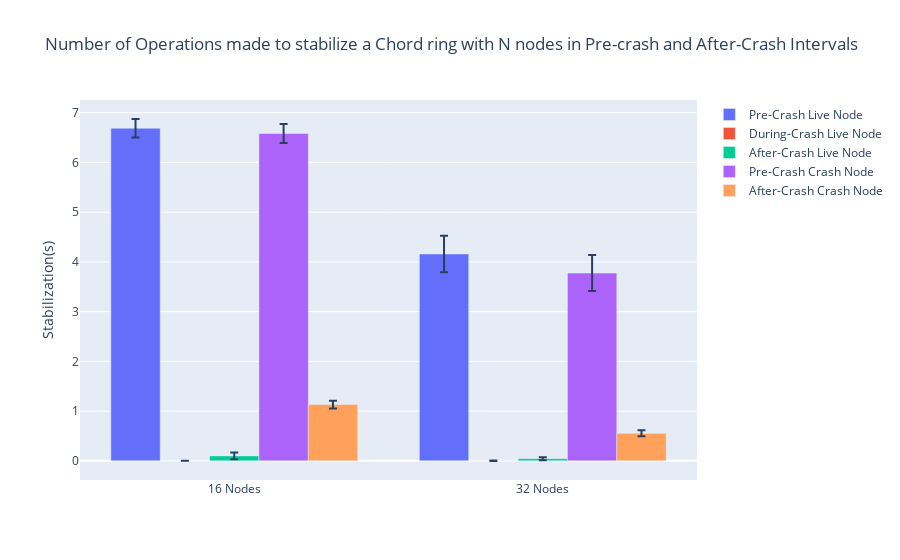

Notebook source saved alongside this figure:
### Code cell
import plotly.graph_objects as go

fig = go.Figure()
fig.add_trace(go.Bar(
    name=f'Pre-Crash Live Node',
    x=['16 Nodes','32 Nodes'], y=[mean_confidence_interval(exp_2_ops_data[i]['live']['pre-crash']) for i in [16,32]],
    error_y=dict(type='data', array=[bound_confidence_interval(exp_2_ops_data[i]['live']['pre-crash']) for i in [16,32]])
))
fig.add_trace(go.Bar(
    name=f'During-Crash Live Node',
    x=['16 Nodes','32 Nodes'], y=[mean_confidence_interval(exp_2_ops_data[i]['live']['during-crash']) for i in [16,32]],
    error_y=dict(type='data', array=[bound_confidence_interval(exp_2_ops_data[i]['live']['during-crash']) for i in [16,32]])
))
fig.add_trace(go.Bar(
    name=f'After-Crash Live Node',
    x=['16 Nodes','32 Nodes'], y=[mean_confidence_interval(exp_2_ops_data[i]['live']['after-crash']) for i in [16,32]],
    error_y=dict(type='data', array=[bound_confidence_interval(exp_2_ops_data[i]['live']['after-crash']) for i in [16,32]])
))
fig.add_trace(go.Bar(
    name=f'Pre-Crash Crash Node',
    x=['16 Nodes','32 Nodes'], y=[mean_confidence_interval(exp_2_ops_data[i]['crash']['pre-crash']) for i in [16,32]],
    error_y=dict(type='data', array=[bound_confidence_interval(exp_2_ops_data[i]['crash']['pre-crash']) for i in [16,32]])
))
fig.add_trace(go.Bar(
    name=f'After-Crash Crash Node',
    x=['16 Nodes','32 Nodes'], y=[mean_confidence_interval(exp_2_ops_data[i]['crash']['after-crash']) for i in [16,32]],
    error_y=dict(type='data', array=[bound_confidence_interval(exp_2_ops_data[i]['crash']['after-crash']) for i in [16,32]])
))
fig.update_layout(title="Number of Operations made to stabilize a Chord ring with N nodes in Pre-crash and After-Crash Intervals",barmode='group',yaxis_title="Stabilization(s)",)
fig.show()

### Figure 1 — Plotly figure (JSON) as saved in the notebook; plotly's stock layout.template omitted (floating-point values rounded to 4 significant figures)
{"data": [{"error_y": {"array": [0.1855, 0.3683], "type": "data"}, "name": "Pre-Crash Live Node", "type": "bar", "x": ["16 Nodes", "32 Nodes"], "y": [6.688, 4.159]}, {"error_y": {"array": [0, 0.006148], "type": "data"}, "name": "During-Crash Live Node", "type": "bar", "x": ["16 Nodes", "32 Nodes"], "y": [0, 0.003125]}, {"error_y": {"array": [0.06827, 0.03103], "type": "data"}, "name": "After-Crash Live Node", "type": "bar", "x": ["16 Nodes", "32 Nodes"], "y": [0.1, 0.04375]}, {"error_y": {"array": [0.1898, 0.3625], "type": "data"}, "name": "Pre-Crash Crash Node", "type": "bar", "x": ["16 Nodes", "32 Nodes"], "y": [6.581, 3.775]}, {"error_y": {"array": [0.07658, 0.06005], "type": "data"}, "name": "After-Crash Crash Node", "type": "bar", "x": ["16 Nodes", "32 Nodes"], "y": [1.131, 0.5531]}], "layout": {"barmode": "group", "title": {"text": "Number of Operations made to stabilize a Chord ring with N nodes in Pre-crash and After-Crash Intervals"}, "yaxis": {"title": {"text": "Stabilization(s)"}}}}
